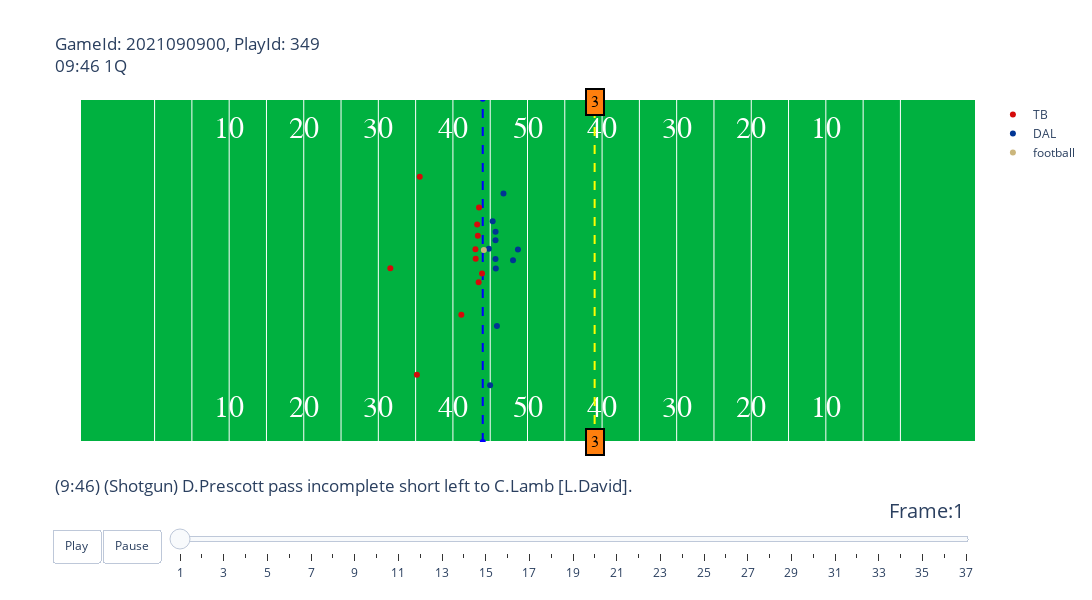

Notebook source saved alongside this figure:
### Code cell
fig_anime, fig_speed_line = animate_play(weeks_data[0],plays_data,players_data,pff_scouting_data,2021090900,349)
fig_anime.show()

### Figure 1 — Plotly figure (JSON) as saved in the notebook; plotly's stock layout.template omitted (floating-point values rounded to 4 significant figures)
{"data": [{"hoverinfo": "none", "mode": "text", "showlegend": false, "text": ["10", "20", "30", "40", "50", "40", "30", "20", "10"], "textfont": {"color": "#ffffff", "family": "Courier New, monospace", "size": 30}, "type": "scatter", "x": [20, 30, 40, 50, 60, 70, 80, 90, 100], "y": [5, 5, 5, 5, 5, 5, 5, 5, 5]}, {"hoverinfo": "none", "mode": "text", "showlegend": false, "text": ["10", "20", "30", "40", "50", "40", "30", "20", "10"], "textfont": {"color": "#ffffff", "family": "Courier New, monospace", "size": 30}, "type": "scatter", "x": [20, 30, 40, 50, 60, 70, 80, 90, 100], "y": [48.5, 48.5, 48.5, 48.5, 48.5, 48.5, 48.5, 48.5, 48.5]}, {"hoverinfo": "none", "line": {"color": "blue", "dash": "dash"}, "showlegend": false, "type": "scatter", "x": [54, 54], "y": [0, 53.5]}, {"hoverinfo": "none", "line": {"color": "yellow", "dash": "dash"}, "showlegend": false, "type": "scatter", "x": [69, 69], "y": [0, 53.5]}, {"hoverinfo": "text", "hovertext": ["nflId:35441.0<br>displayName:Ndamukong Suh<br>Position:LEO<br>Role:Pass Rush", "nflId:35454.0<br>displayName:Jason Pierre-Paul<br>Position:MLB<br>Role:Pass Rush", "nflId:38588.0<br>displayName:Lavonte David<br>Position:LILB<br>Role:Pass Rush", "nflId:41915.0<br>displayName:Shaquil Barrett<br>Position:LOLB<br>Role:Pass Rush", "nflId:46081.0<br>displayName:Vita Vea<br>Position:REO<br>Role:Pass Rush", "nflId:46132.0<br>displayName:Carlton Davis<br>Position:LCB<br>Role:Coverage", "nflId:47788.0<br>displayName:Devin White<br>Position:RILB<br>Role:Coverage", "nflId:47822.0<br>displayName:Sean Murphy-Bunting<br>Position:SCBR<br>Role:Coverage", "nflId:47877.0<br>displayName:Jamel Dean<br>Position:RCB<br>Role:Coverage", "nflId:52453.0<br>displayName:Antoine Winfield<br>Position:FS<br>Role:Coverage", "nflId:53461.0<br>displayName:Joe Tryon<br>Position:ROLB<br>Role:Coverage"], "marker": {"color": "#D50A0A"}, "mode": "markers", "name": "TB", "type": "scatter", "x": [53.5, 53.02, 53.34, 53.25, 53.45, 45.55, 53.05, 51.13, 45.17, 41.61, 53.9], "y": [36.53, 30.03, 32.15, 33.9, 24.91, 41.33, 28.54, 19.82, 10.5, 27.08, 26.27]}, {"hoverinfo": "text", "hovertext": ["nflId:37082.0<br>displayName:Tyron Smith<br>Position:LT<br>Role:Pass Block", "nflId:42347.0<br>displayName:Amari Cooper<br>Position:RWR<br>Role:Pass Route", "nflId:42654.0<br>displayName:La'el Collins<br>Position:RT<br>Role:Pass Block", "nflId:43293.0<br>displayName:Ezekiel Elliott<br>Position:HB-L<br>Role:Pass Block", "nflId:43424.0<br>displayName:Dak Prescott<br>Position:QB<br>Role:Pass", "nflId:46119.0<br>displayName:Connor Williams<br>Position:LG<br>Role:Pass Block", "nflId:46150.0<br>displayName:Michael Gallup<br>Position:LWR<br>Role:Pass Route", "nflId:46206.0<br>displayName:Dalton Schultz<br>Position:TE-R<br>Role:Pass Route", "nflId:47873.0<br>displayName:Connor McGovern<br>Position:RG<br>Role:Pass Block", "nflId:52425.0<br>displayName:CeeDee Lamb<br>Position:SLWR<br>Role:Pass Route", "nflId:52554.0<br>displayName:Tyler Biadasz<br>Position:C<br>Role:Pass Block"], "marker": {"color": "#003594"}, "mode": "markers", "name": "DAL", "type": "scatter", "x": [55.75, 56.78, 55.72, 58.06, 58.72, 55.71, 54.99, 55.33, 55.71, 55.9, 54.82], "y": [27.05, 38.72, 32.75, 28.31, 29.99, 28.52, 8.83, 34.42, 31.43, 18.06, 30.13]}, {"hoverinfo": "none", "marker": {"color": "#CBB67C"}, "mode": "markers", "name": "football", "type": "scatter", "x": [54.15], "y": [29.91]}], "layout": {"annotations": [{"align": "center", "bgcolor": "#ff7f0e", "bordercolor": "black", "borderpad": 4, "borderwidth": 2, "font": {"color": "black", "family": "Courier New, monospace", "size": 16}, "opacity": 1, "showarrow": false, "text": "3", "x": 69, "y": 0}, {"align": "center", "bgcolor": "#ff7f0e", "bordercolor": "black", "borderpad": 4, "borderwidth": 2, "font": {"color": "black", "family": "Courier New, monospace", "size": 16}, "opacity": 1, "showarrow": false, "text": "3", "x": 69, "y": 53}], "autosize": false, "height": 600, "plot_bgcolor": "#00B140", "sliders": [{"active": 0, "currentvalue": {"font": {"size": 20}, "prefix": "Frame:", "visible": true, "xanchor": "right"}, "len": 0.9, "pad": {"b": 10, "t": 50}, "steps": [{"args": [[1], {"frame": {"duration": 100, "redraw": false}, "mode": "immediate", "transition": {"duration": 0}}], "label": "1", "method": "animate"}, {"args": [[2], {"frame": {"duration": 100, "redraw": false}, "mode": "immediate", "transition": {"duration": 0}}], "label": "2", "method": "animate"}, {"args": [[3], {"frame": {"duration": 100, "redraw": false}, "mode": "immediate", "transition": {"duration": 0}}], "label": "3", "method": "animate"}, {"args": [[4], {"frame": {"duration": 100, "redraw": false}, "mode": "immediate", "transition": {"duration": 0}}], "label": "4", "method": "animate"}, {"args": [[5], {"frame": {"duration": 100, "redraw": false}, "mode": "immediate", "transition": {"duration": 0}}], "label": "5", "method": "animate"}, {"args": [[6], {"frame": {"duration": 100, "redraw": false}, "mode": "immediate", "transition": {"duration": 0}}], "label": "6", "method": "animate"}, {"args": [[7], {"frame": {"duration": 100, "redraw": false}, "mode": "immediate", "transition": {"duration": 0}}], "label": "7", "method": "animate"}, {"args": [[8], {"frame": {"duration": 100, "redraw": false}, "mode": "immediate", "transition": {"duration": 0}}], "label": "8", "method": "animate"}, {"args": [[9], {"frame": {"duration": 100, "redraw": false}, "mode": "immediate", "transition": {"duration": 0}}], "label": "9", "method": "animate"}, {"args": [[10], {"frame": {"duration": 100, "redraw": false}, "mode": "immediate", "transition": {"duration": 0}}], "label": "10", "method": "animate"}, {"args": [[11], {"frame": {"duration": 100, "redraw": false}, "mode": "immediate", "transition": {"duration": 0}}], "label": "11", "method": "animate"}, {"args": [[12], {"frame": {"duration": 100, "redraw": false}, "mode": "immediate", "transition": {"duration": 0}}], "label": "12", "method": "animate"}, {"args": [[13], {"frame": {"duration": 100, "redraw": false}, "mode": "immediate", "transition": {"duration": 0}}], "label": "13", "method": "animate"}, {"args": [[14], {"frame": {"duration": 100, "redraw": false}, "mode": "immediate", "transition": {"duration": 0}}], "label": "14", "method": "animate"}, {"args": [[15], {"frame": {"duration": 100, "redraw": false}, "mode": "immediate", "transition": {"duration": 0}}], "label": "15", "method": "animate"}, {"args": [[16], {"frame": {"duration": 100, "redraw": false}, "mode": "immediate", "transition": {"duration": 0}}], "label": "16", "method": "animate"}, {"args": [[17], {"frame": {"duration": 100, "redraw": false}, "mode": "immediate", "transition": {"duration": 0}}], "label": "17", "method": "animate"}, {"args": [[18], {"frame": {"duration": 100, "redraw": false}, "mode": "immediate", "transition": {"duration": 0}}], "label": "18", "method": "animate"}, {"args": [[19], {"frame": {"duration": 100, "redraw": false}, "mode": "immediate", "transition": {"duration": 0}}], "label": "19", "method": "animate"}, {"args": [[20], {"frame": {"duration": 100, "redraw": false}, "mode": "immediate", "transition": {"duration": 0}}], "label": "20", "method": "animate"}, {"args": [[21], {"frame": {"duration": 100, "redraw": false}, "mode": "immediate", "transition": {"duration": 0}}], "label": "21", "method": "animate"}, {"args": [[22], {"frame": {"duration": 100, "redraw": false}, "mode": "immediate", "transition": {"duration": 0}}], "label": "22", "method": "animate"}, {"args": [[23], {"frame": {"duration": 100, "redraw": false}, "mode": "immediate", "transition": {"duration": 0}}], "label": "23", "method": "animate"}, {"args": [[24], {"frame": {"duration": 100, "redraw": false}, "mode": "immediate", "transition": {"duration": 0}}], "label": "24", "method": "animate"}, {"args": [[25], {"frame": {"duration": 100, "redraw": false}, "mode": "immediate", "transition": {"duration": 0}}], "label": "25", "method": "animate"}, {"args": [[26], {"frame": {"duration": 100, "redraw": false}, "mode": "immediate", "transition": {"duration": 0}}], "label": "26", "method": "animate"}, {"args": [[27], {"frame": {"duration": 100, "redraw": false}, "mode": "immediate", "transition": {"duration": 0}}], "label": "27", "method": "animate"}, {"args": [[28], {"frame": {"duration": 100, "redraw": false}, "mode": "immediate", "transition": {"duration": 0}}], "label": "28", "method": "animate"}, {"args": [[29], {"frame": {"duration": 100, "redraw": false}, "mode": "immediate", "transition": {"duration": 0}}], "label": "29", "method": "animate"}, {"args": [[30], {"frame": {"duration": 100, "redraw": false}, "mode": "immediate", "transition": {"duration": 0}}], "label": "30", "method": "animate"}, {"args": [[31], {"frame": {"duration": 100, "redraw": false}, "mode": "immediate", "transition": {"duration": 0}}], "label": "31", "method": "animate"}, {"args": [[32], {"frame": {"duration": 100, "redraw": false}, "mode": "immediate", "transition": {"duration": 0}}], "label": "32", "method": "animate"}, {"args": [[33], {"frame": {"duration": 100, "redraw": false}, "mode": "immediate", "transition": {"duration": 0}}], "label": "33", "method": "animate"}, {"args": [[34], {"frame": {"duration": 100, "redraw": false}, "mode": "immediate", "transition": {"duration": 0}}], "label": "34", "method": "animate"}, {"args": [[35], {"frame": {"duration": 100, "redraw": false}, "mode": "immediate", "transition": {"duration": 0}}], "label": "35", "method": "animate"}, {"args": [[36], {"frame": {"duration": 100, "redraw": false}, "mode": "immediate", "transition": {"duration": 0}}], "label": "36", "method": "animate"}, {"args": [[37], {"frame": {"duration": 100, "redraw": false}, "mode": "immediate", "transition": {"duration": 0}}], "label": "37", "method": "animate"}], "transition": {"duration": 300, "easing": "cubic-in-out"}, "x": 0.1, "xanchor": "left", "y": 0, "yanchor": "top"}], "title": {"text": "GameId: 2021090900, PlayId: 349<br>09:46 1Q<br><br><br><br><br><br><br><br><br><br><br><br><br><br><br><br><br><br><br>(9:46) (Shotgun) D.Prescott pass incomplete short left to C.Lamb [L.David]."}, "updatemenus": [{"buttons": [{"args": [null, {"frame": {"duration": 100, "redraw": false}, "fromcurrent": true, "transition": {"duration": 0}}], "label": "Play", "method": "animate"}, {"args": [[null], {"frame": {"duration": 0, "redraw": false}, "mode": "immediate", "transition": {"duration": 0}}], "label": "Pause", "method": "animate"}], "direction": "left", "pad": {"r": 10, "t": 87}, "showactive": false, "type": "buttons", "x": 0.1, "xanchor": "right", "y": 0, "yanchor": "top"}], "width": 1200, "xaxis": {"autorange": false, "range": [0, 120], "showticklabels": false, "tickmode": "array", "tickvals": [10, 15, 20, 25, 30, 35, 40, 45, 50, 55, 60, 65, 70, 75, 80, 85, 90, 95, 100, 105, 110]}, "yaxis": {"autorange": false, "range": [0, 53.3], "showgrid": false, "showticklabels": false}}}
